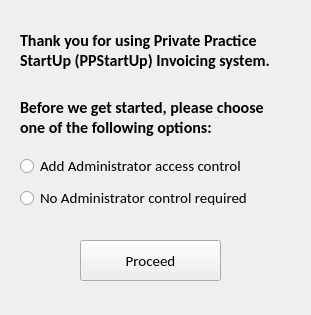
<?xml version="1.0" encoding="UTF-8"?>
<ui version="4.0">
 <class>welcome_1</class>
 <widget class="QWidget" name="welcome_1">
  <property name="geometry">
   <rect>
    <x>0</x>
    <y>0</y>
    <width>311</width>
    <height>315</height>
   </rect>
  </property>
  <property name="palette">
   <palette>
    <active>
     <colorrole role="Window">
      <brush brushstyle="SolidPattern">
       <color alpha="255">
        <red>255</red>
        <green>255</green>
        <blue>255</blue>
       </color>
      </brush>
     </colorrole>
    </active>
    <inactive>
     <colorrole role="Window">
      <brush brushstyle="SolidPattern">
       <color alpha="255">
        <red>239</red>
        <green>239</green>
        <blue>239</blue>
       </color>
      </brush>
     </colorrole>
    </inactive>
    <disabled>
     <colorrole role="Window">
      <brush brushstyle="SolidPattern">
       <color alpha="255">
        <red>255</red>
        <green>255</green>
        <blue>255</blue>
       </color>
      </brush>
     </colorrole>
    </disabled>
   </palette>
  </property>
  <property name="font">
   <font>
    <family>Calibri</family>
    <pointsize>11</pointsize>
   </font>
  </property>
  <property name="windowTitle">
   <string>Select Add-on:</string>
  </property>
  <property name="windowIcon">
   <iconset theme="address-book-new">
    <normaloff>.</normaloff>.</iconset>
  </property>
  <property name="autoFillBackground">
   <bool>true</bool>
  </property>
  <widget class="QPushButton" name="pushButtonProceed">
   <property name="geometry">
    <rect>
     <x>80</x>
     <y>240</y>
     <width>141</width>
     <height>41</height>
    </rect>
   </property>
   <property name="text">
    <string>Proceed</string>
   </property>
  </widget>
  <widget class="QWidget" name="verticalLayoutWidget">
   <property name="geometry">
    <rect>
     <x>20</x>
     <y>20</y>
     <width>271</width>
     <height>191</height>
    </rect>
   </property>
   <layout class="QVBoxLayout" name="verticalLayout">
    <item>
     <widget class="QLabel" name="label">
      <property name="font">
       <font>
        <family>Calibri</family>
        <pointsize>12</pointsize>
        <bold>true</bold>
       </font>
      </property>
      <property name="text">
       <string>Thank you for using Private Practice StartUp (PPStartUp) Invoicing system. </string>
      </property>
      <property name="wordWrap">
       <bool>true</bool>
      </property>
     </widget>
    </item>
    <item>
     <widget class="QLabel" name="label_2">
      <property name="font">
       <font>
        <family>Calibri</family>
        <pointsize>12</pointsize>
        <bold>true</bold>
       </font>
      </property>
      <property name="text">
       <string>Before we get started, please choose one of the following options:</string>
      </property>
      <property name="wordWrap">
       <bool>true</bool>
      </property>
     </widget>
    </item>
    <item>
     <widget class="QRadioButton" name="radioButton_admin">
      <property name="font">
       <font>
        <family>Calibri</family>
        <pointsize>11</pointsize>
       </font>
      </property>
      <property name="text">
       <string>Add Administrator access control</string>
      </property>
      <property name="checkable">
       <bool>true</bool>
      </property>
      <property name="checked">
       <bool>false</bool>
      </property>
     </widget>
    </item>
    <item>
     <widget class="QRadioButton" name="radioButton_noAdmin">
      <property name="font">
       <font>
        <family>Calibri</family>
        <pointsize>11</pointsize>
       </font>
      </property>
      <property name="text">
       <string>No Administrator control required</string>
      </property>
     </widget>
    </item>
   </layout>
  </widget>
 </widget>
 <resources/>
 <connections>
  <connection>
   <sender>pushButtonProceed</sender>
   <signal>clicked()</signal>
   <receiver>welcome_1</receiver>
   <slot>hide()</slot>
   <hints>
    <hint type="sourcelabel">
     <x>165</x>
     <y>270</y>
    </hint>
    <hint type="destinationlabel">
     <x>171</x>
     <y>177</y>
    </hint>
   </hints>
  </connection>
 </connections>
</ui>
